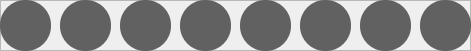
      <widget class="QFrame" name="frameC">
       <property name="geometry">
        <rect>
         <x>50</x>
         <y>10</y>
         <width>471</width>
         <height>51</height>
        </rect>
       </property>
       <property name="frameShape">
        <enum>QFrame::StyledPanel</enum>
       </property>
       <property name="frameShadow">
        <enum>QFrame::Raised</enum>
       </property>
       <widget class="QTextEdit" name="Color1">
        <property name="geometry">
         <rect>
          <x>0</x>
          <y>0</y>
          <width>51</width>
          <height>51</height>
         </rect>
        </property>
        <property name="cursor" stdset="0">
         <cursorShape>ArrowCursor</cursorShape>
        </property>
        <property name="styleSheet">
         <string notr="true">background-color: rgb(97, 97, 97);
border-radius:25px;</string>
        </property>
        <property name="readOnly">
         <bool>true</bool>
        </property>
       </widget>
       <widget class="QTextEdit" name="Color2">
        <property name="geometry">
         <rect>
          <x>60</x>
          <y>0</y>
          <width>51</width>
          <height>51</height>
         </rect>
        </property>
        <property name="cursor" stdset="0">
         <cursorShape>ArrowCursor</cursorShape>
        </property>
        <property name="styleSheet">
         <string notr="true">background-color: rgb(97, 97, 97);
border-radius:25px;</string>
        </property>
        <property name="readOnly">
         <bool>true</bool>
        </property>
       </widget>
       <widget class="QTextEdit" name="Color3">
        <property name="geometry">
         <rect>
          <x>120</x>
          <y>0</y>
          <width>51</width>
          <height>51</height>
         </rect>
        </property>
        <property name="cursor" stdset="0">
         <cursorShape>ArrowCursor</cursorShape>
        </property>
        <property name="styleSheet">
         <string notr="true">background-color: rgb(97, 97, 97);
border-radius:25px;</string>
        </property>
        <property name="readOnly">
         <bool>true</bool>
        </property>
       </widget>
       <widget class="QTextEdit" name="Color4">
        <property name="geometry">
         <rect>
          <x>180</x>
          <y>0</y>
          <width>51</width>
          <height>51</height>
         </rect>
        </property>
        <property name="cursor" stdset="0">
         <cursorShape>ArrowCursor</cursorShape>
        </property>
        <property name="styleSheet">
         <string notr="true">background-color: rgb(97, 97, 97);
border-radius:25px;</string>
        </property>
        <property name="readOnly">
         <bool>true</bool>
        </property>
       </widget>
       <widget class="QTextEdit" name="Color5">
        <property name="geometry">
         <rect>
          <x>240</x>
          <y>0</y>
          <width>51</width>
          <height>51</height>
         </rect>
        </property>
        <property name="cursor" stdset="0">
         <cursorShape>ArrowCursor</cursorShape>
        </property>
        <property name="styleSheet">
         <string notr="true">background-color: rgb(97, 97, 97);
border-radius:25px;</string>
        </property>
        <property name="readOnly">
         <bool>true</bool>
        </property>
       </widget>
       <widget class="QTextEdit" name="Color6">
        <property name="geometry">
         <rect>
          <x>300</x>
          <y>0</y>
          <width>51</width>
          <height>51</height>
         </rect>
        </property>
        <property name="cursor" stdset="0">
         <cursorShape>ArrowCursor</cursorShape>
        </property>
        <property name="styleSheet">
         <string notr="true">background-color: rgb(97, 97, 97);
border-radius:25px;</string>
        </property>
        <property name="readOnly">
         <bool>true</bool>
        </property>
       </widget>
       <widget class="QTextEdit" name="Color7">
        <property name="geometry">
         <rect>
          <x>360</x>
          <y>0</y>
          <width>51</width>
          <height>51</height>
         </rect>
        </property>
        <property name="cursor" stdset="0">
         <cursorShape>ArrowCursor</cursorShape>
        </property>
        <property name="styleSheet">
         <string notr="true">background-color: rgb(97, 97, 97);
border-radius:25px;</string>
        </property>
        <property name="readOnly">
         <bool>true</bool>
        </property>
       </widget>
       <widget class="QTextEdit" name="Color8">
        <property name="geometry">
         <rect>
          <x>420</x>
          <y>0</y>
          <width>51</width>
          <height>51</height>
         </rect>
        </property>
        <property name="cursor" stdset="0">
         <cursorShape>ArrowCursor</cursorShape>
        </property>
        <property name="styleSheet">
         <string notr="true">background-color: rgb(97, 97, 97);
border-radius:25px;</string>
        </property>
        <property name="readOnly">
         <bool>true</bool>
        </property>
       </widget>
      </widget>
